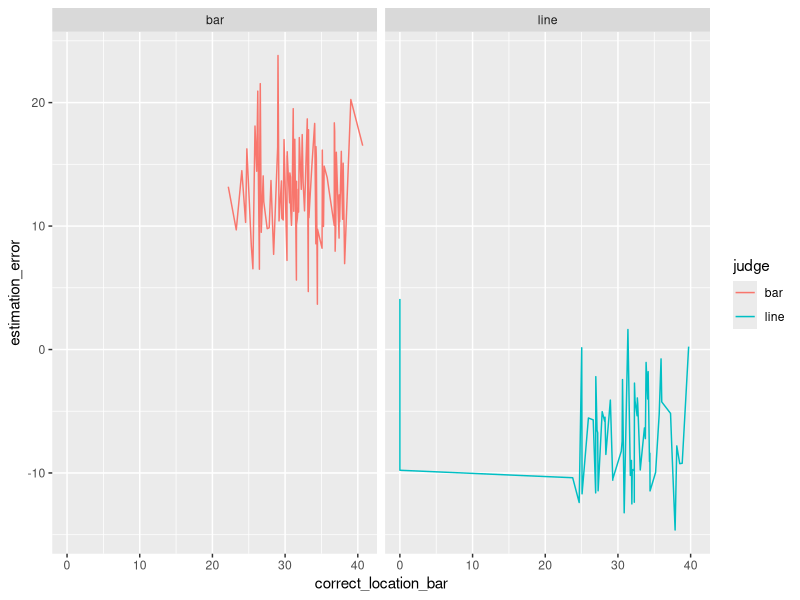
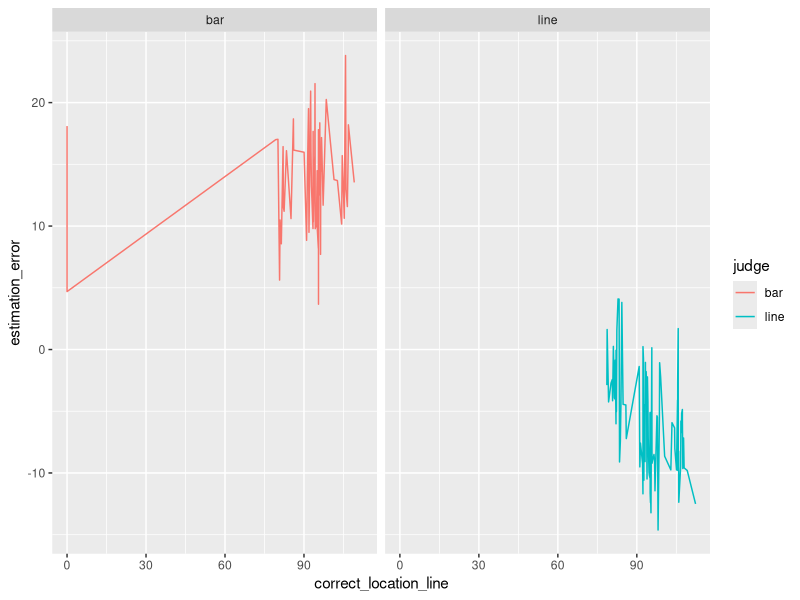
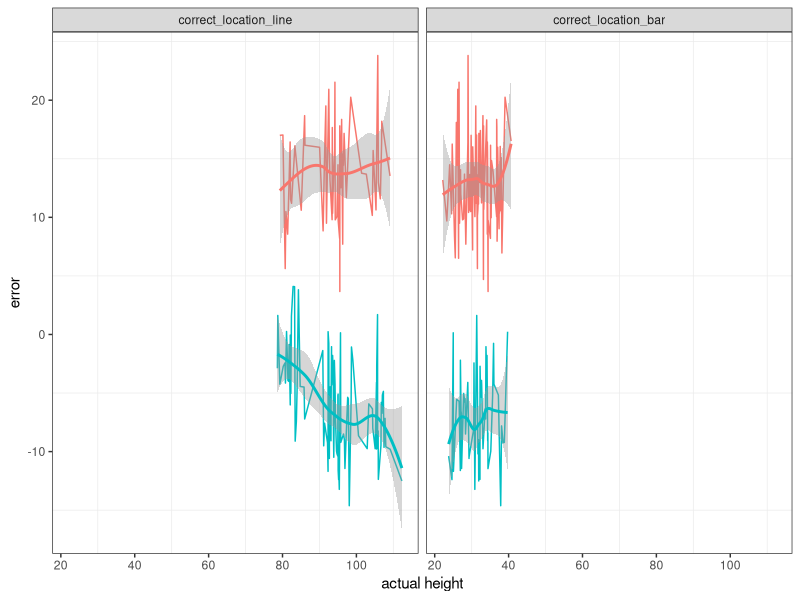
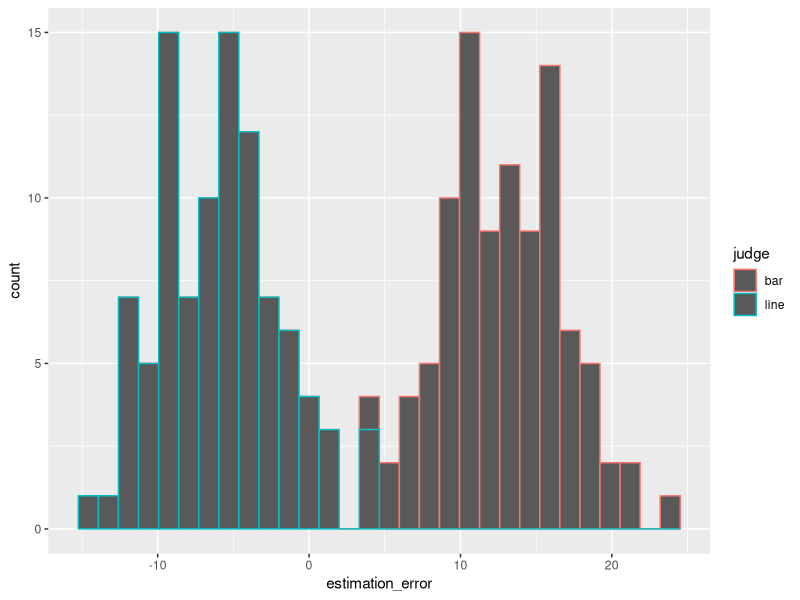
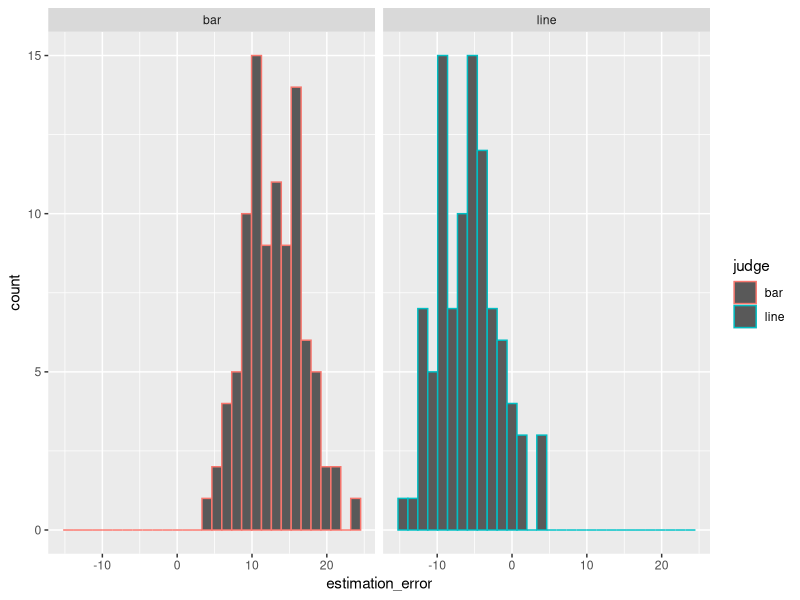
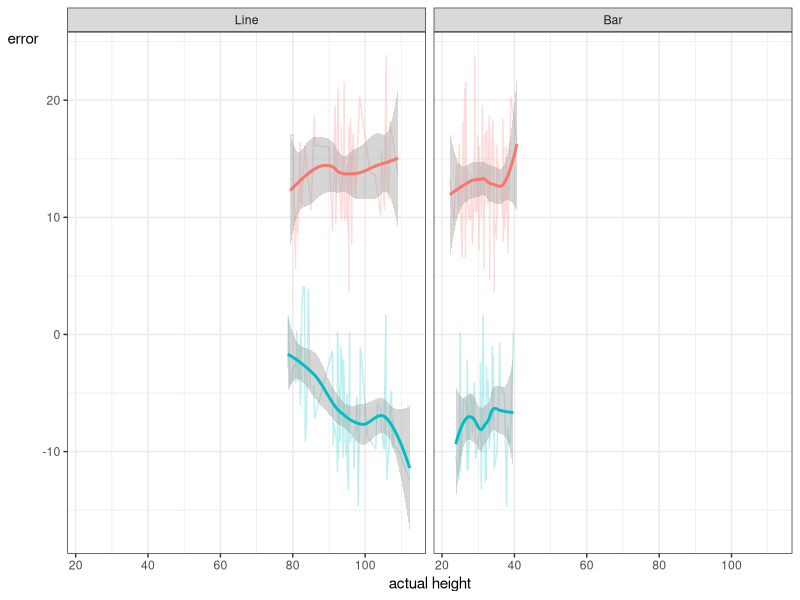
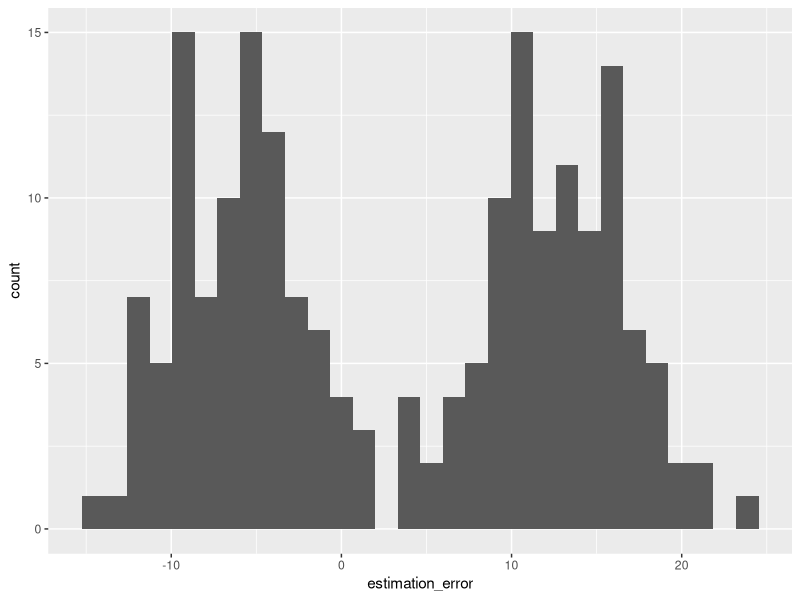
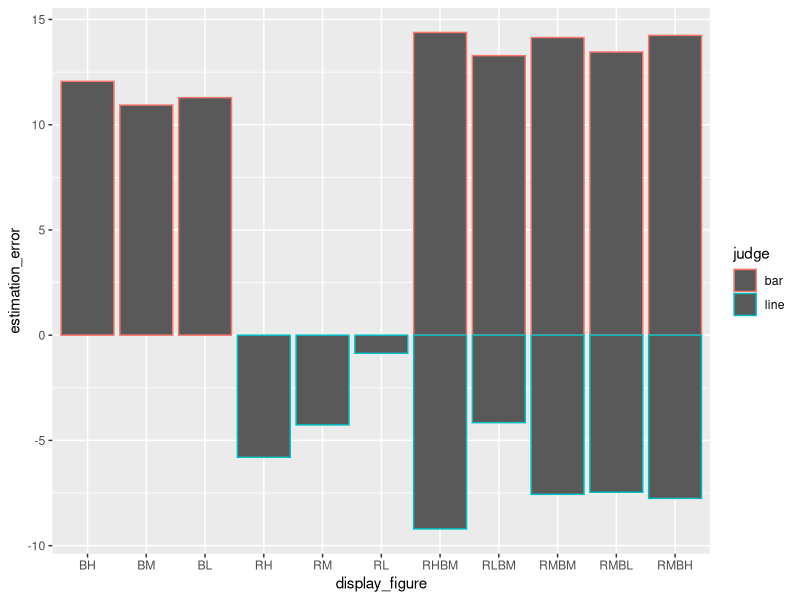

The R script that drew these images, in order:

#title: "GGplot in R"
#author: "Cindy Xiong & Caitlyn McColeman"
#date: "11/28/2018"


require(ggplot2)

# ===== Load Data ===== #

# move to this file's directory, and use it as a reference point to find the data folder
this.dir <- dirname(parent.frame(2)$ofile)   # this finds where the current folder is saved
setwd(this.dir)                              # this sets the working directory, where R will first look to find things such as files and scripts

# load in the .csv file and save its contents to a variable entitled "results". 
results <- read.csv("ExampleDataShare.csv", header=T) # header = T means that the first line of the .csv will be read as titles for the columns we're loading in

# ===== Response Error Overview ===== #

# start with a histogram of errors, the column called 'estimation_error'
overallHist<-ggplot(data=results, aes(x=estimation_error)) + geom_histogram()

# how can we further break this down? 
# Are bar's error different from line's error? 
# Check by splitting the histogram by having one histogram for where participants judge "bar" and one where they judge "line"
byTaskHist<-ggplot(data=results, aes(x=estimation_error, col=judge)) + geom_histogram()

# Let's seperate them in space so they're clearer to see
byTaskHist1x2<-ggplot(data=results, aes(x=estimation_error, col=judge)) + geom_histogram() + facet_wrap(~judge)

# at this point, it seems like the pattern of error is different for line and bars. Generally it looks like people overestimate bars and underestimate lines.
# we can break it down further. 

# ===== Response Error Given Different Values ===== #

# does the error change based on the value of the actual position of mean bar/line?
byActualValueBar<-ggplot(data=results, aes(x=correct_location_bar, y=estimation_error, col=judge)) + geom_line() + facet_wrap(~judge)

byActualValueLine<-ggplot(data=results, aes(x=correct_location_line, y=estimation_error, col=judge)) + geom_line() + facet_wrap(~judge)

# it looks like there may be a change as a function of the actual value of the lines and bars, and that the task may matter too. 
# I want to see them all together to better understand.
# We'll need to do a little processing so that we can have all of the error in column and a marker 
require('reshape2')

# keep everything in its own row (via id.vars) except for the correct_location_line and correct_location_bar columns which will be combined
verticallyCombinedActualValue <- melt(results, id.vars = c('id', 'display_figure', 'overlap', 'estimated_location', 'estimation_error', 'item', 'rt', 'judge', 'drew_from'))

# now we can see both the task (color) and the correct location of both the bar and the line
byTaskAndRelevantPosition <- ggplot(data=verticallyCombinedActualValue, aes(x=value, y = estimation_error, col=judge)) + geom_line() + facet_wrap(~variable)

# clean up graph; exclude the bar-only and line-only presentations
byTaskAndRelevantPosition <- ggplot(data=verticallyCombinedActualValue[verticallyCombinedActualValue$value>5,], aes(x=value, y = estimation_error, col=judge)) + geom_line() + facet_wrap(~variable)

# some basic formatting things to help with readability
byTaskAndRelevantPosition <- byTaskAndRelevantPosition + theme_bw() + labs(x = 'actual height', y = 'error')

# I still hate those facet labels. Let's change the data so that the labels are more human readable
levels(verticallyCombinedActualValue$variable) <- c("Line", "Bar")

# notice that the plot hasn't changed. We need to run everything again. At this point in development, I'd move the line above to the start of the chunk of code that makes this plot. 
# once we have meaningful facet titles, we can nix the legend. Legends are something to avoid if possible. 
byTaskAndRelevantPosition <- byTaskAndRelevantPosition + theme(legend.position="none")

# given (Bartram & Stone, 2010) I know grid lines aren't great, so I can either eliminate or reduce them. I'll go with reduce to the major grid lines.
byTaskAndRelevantPosition <- byTaskAndRelevantPosition + theme(panel.grid.major = element_blank())

# if we know our data well enough, at this point we can smooth it out using various interpolation methods to make it a little more pleasing to look at
byTaskAndRelevantPosition <- byTaskAndRelevantPosition + geom_smooth()

# actually, I want the fit to be more salient than the line plot, so I'm going to play with how things look. This is also an example of how to streamline code, rather than having everything in seperate lines.
errorSmooth <- ggplot(data=verticallyCombinedActualValue[verticallyCombinedActualValue$value>5,], aes(x=value, y = estimation_error, col=judge)) +
  geom_line(alpha = .25) +
  facet_wrap(~variable) + 
  theme_bw() + 
  theme(legend.position="none") + 
  labs(x = 'actual height', y = 'error') + 
  geom_smooth() 

# I also know that reading vertical labels is annoying, so I'll make things easier for my audience
errorSmooth <- errorSmooth + theme(axis.title.y = element_text(angle=0))

# ===== Summarize error patterns by graph types ===== #

verticallyCombinedActualValue$display_figure <- factor(verticallyCombinedActualValue$display_figure, 
                                       levels=c("BH", "BM", "BL", "RH", "RM", "RL", "RHBM", "RLBM", "RMBM", "RMBL","RMBH"))

overviewForCindyResults <- ggplot(verticallyCombinedActualValue, aes(x=display_figure, y=estimation_error, col=judge)) +
  stat_summary(fun.y="mean", geom="bar")